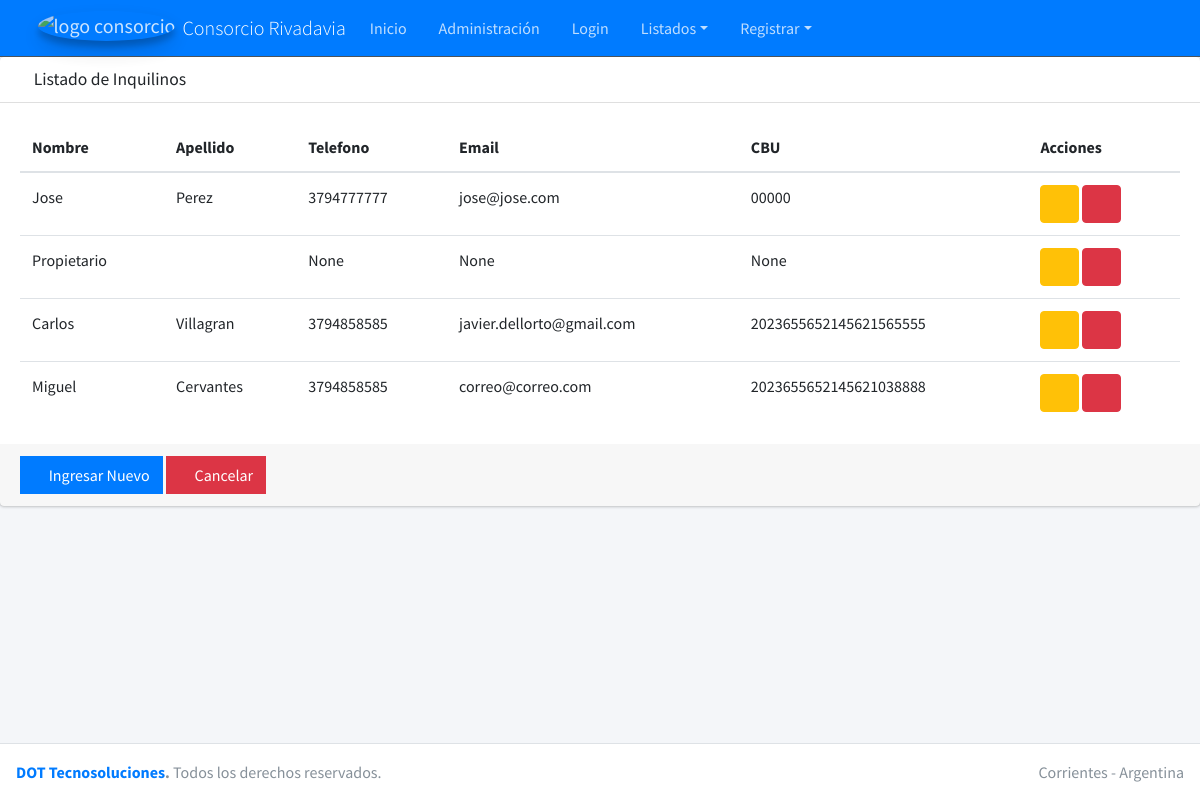
The page /consorcio/inquilinos/ (signed in) on the database as committed earlier.
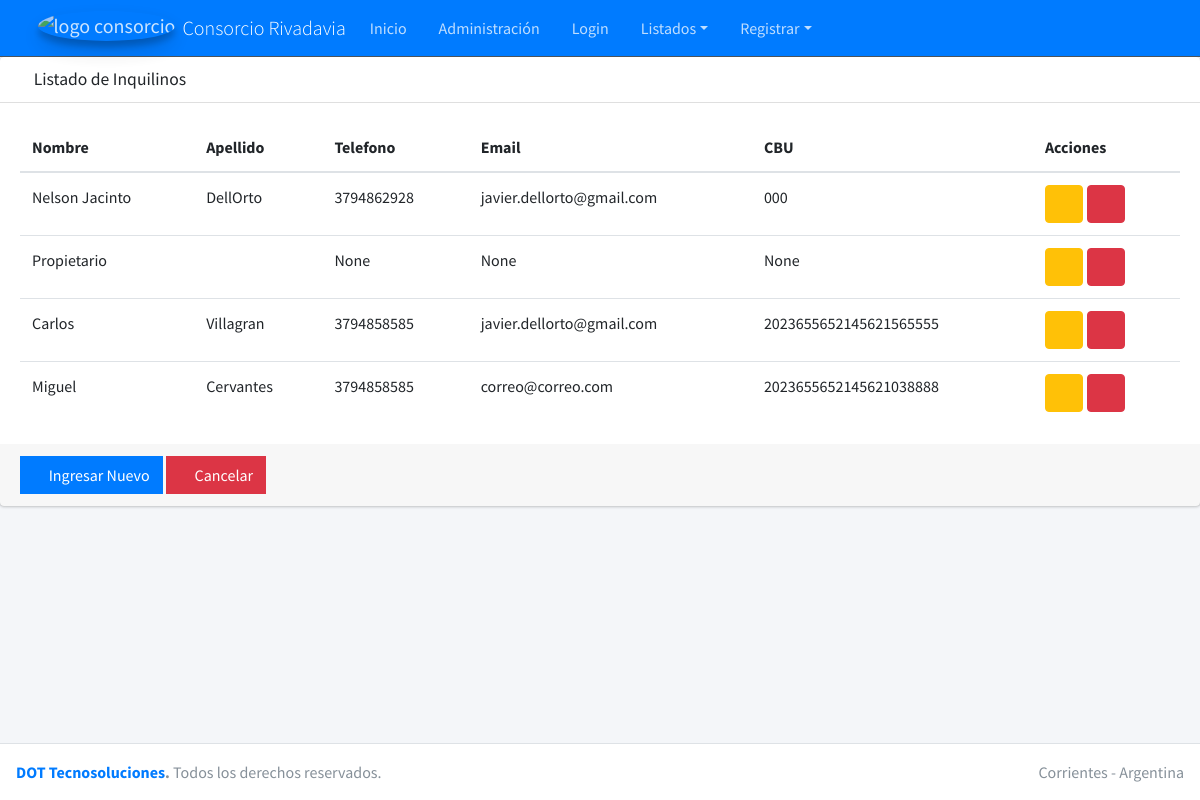
The same page on the database as committed later.
### casa/models.py (models this page shows, shortened)
class Inquilino(models.Model):
    nombre = models.CharField(max_length=30)
    apellido = models.CharField(max_length=30, blank=True)
    telefono = models.CharField(max_length=10, blank=True, null=True)
    email = models.EmailField(blank=True, null=True)
    CBU = models.CharField(max_length=22, blank=True, null=True)
    creado = models.DateTimeField(auto_now_add=True)
    modificado = models.DateTimeField(auto_now=True)
    class Meta:
        verbose_name = ("Inquilino")
        verbose_name_plural = ("Inquilinos")

### casa/views.py (the view)
# urls.py: path('inquilinos/', views.FormularioInquilinoView.listado_inquilinos, name='inquilinos'),
    def listado_inquilinos(request):
        data = {
            'titulo': 'Listado de Inquilinos',
            'inquilinos': Inquilino.objects.all()
        }
        return render(request, 'inquilinos.html', data)

### casa/templates/inquilinos.html
{% extends "list.html" %}
{% block columns %}
<tr>
  <th scope="col">Nombre</th>
  <th scope="col">Apellido</th>
  <th scope="col">Telefono</th>
  <th scope="col">Email</th>
  <th scope="col">CBU</th>
  <th scope="col">Acciones</th>
</tr>
{% endblock columns %}
{% block rows %}
{% for inquilino in inquilinos %}
<tr>
  <td>{{inquilino.nombre }}</td>
  <td>{{inquilino.apellido}}</td>
  <td>{{inquilino.telefono}}</td>
  <td>{{inquilino.email}}</td>
  <td>{{inquilino.CBU}}</td>
  <td>
    <a href="{% url 'editarinquilino' inquilino.id %}" class="btn btn-warning">
      <i class="fas fa-edit"></i>
    </a>
    <a href="#" class="btn btn-danger">
      <i class="fas fa-trash"></i>
    </a>
  </td>
</tr>
{% endfor %}
{% endblock rows %}
{% block botones %}
<div class="card-footer">
  <a href='{% url 'registrarinquilinos' %}' class="btn btn-primary btn-flat"><i class="fas fa-plus"></i> Ingresar Nuevo</a>
  <a href='{% url 'home' %}' class="btn btn-danger btn-flat"><i class="fas fa-ban"></i> Cancelar</a>
</div>
{% endblock botones %}

Rows that differ between the two databases and show on the page:
changed Inquilino: nombre "Jose" → "Nelson Jacinto"; apellido "Perez" → "DellOrto"; telefono "3794777777" → "3794862928"; email "jose@jose.com" → "javier.dellorto@gmail.com"; CBU "00000" → "000"
